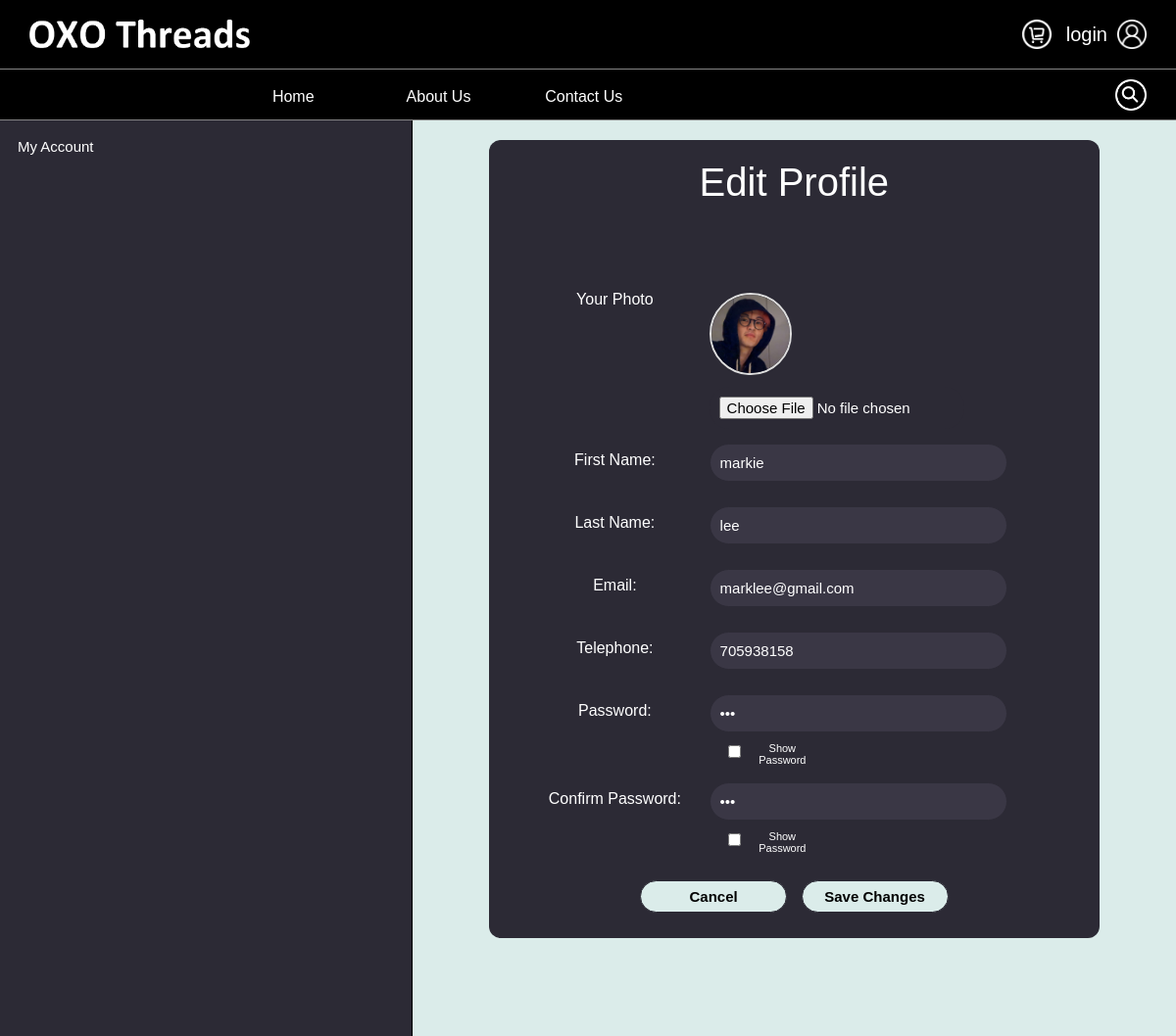
/useraccount-editaccount.php?user_id=1, run on the app's committed database.
### tables this page shows
CREATE TABLE IF NOT EXISTS `customers` (
  `customer_id` int NOT NULL AUTO_INCREMENT,
  `fname` varchar(50) NOT NULL,
  `lname` varchar(50) NOT NULL,
  `email` varchar(150) NOT NULL,
  `telephone` int NOT NULL,
  `userimage` varchar(50) NOT NULL,
  `password` varchar(50) NOT NULL,
  `confirmpassword` varchar(50) NOT NULL,
  `status` int NOT NULL,
  PRIMARY KEY (`customer_id`)
);

### useraccount-editaccount.php (the view, shortened to what this page needs)
<?php
$connection = mysqli_connect("localhost", "root", "", "oxothreads", 3306);
$user_id = mysqli_real_escape_string($connection, $_GET['user_id']);
$sql = "SELECT * FROM `customers` WHERE `customer_id` = $user_id";
$result = mysqli_query($connection, $sql);
if ($result && mysqli_num_rows($result) > 0) {
    $customer = mysqli_fetch_assoc($result);
} else {
    die("customer not found");
}
?>
<!DOCTYPE html>
<html lang="en">
<head>
    <link rel="stylesheet" href="css/userStyles.css">
    <link rel="stylesheet" href="css/style.css">
    <link rel="stylesheet" href="https://cdnjs.cloudflare.com/ajax/libs/font-awesome/4.7.0/css/font-awesome.min.css">
</head>
<body>
    <?php include 'usernavbar.php';?>
    <div class="usercontainer-main">
        <div class="user-nav-column">
            <div class="user-navtab">
                <button class="nav-tab">My Account</button>
            </div>
        </div>
        <div class="user-contentcolumn">
            <div class="profile">
                <div class="content">
                    <h1>Edit Profile</h1>
                    <form action="" method="post" enctype="multipart/form-data">
                        <fieldset>
                            <div class="column-35">
                                <label class="avatar" for="avatar">Your Photo</label>
                            </div>
                            <div class="column-65">
                                <div class="photo" title="Upload your Avatar!">
                                    <img src="<?php echo $customer['userimage']; ?>">
                                </div>
                                <input name="userimage" type="file" class="btn" />
                            </div>
                        </fieldset>
                        <fieldset>
                            <div class="column-35">
                                <label for="fname">First Name:</label>
                            </div>
                            <div class="column-65">
                                <input type="text" name="fname" id="fname" value="<?php echo $customer['fname']; ?>" required />
                            </div>
                        </fieldset>
                        <fieldset>
                            <div class="column-35">
                                <label for="lname">Last Name:</label>
                            </div>
                            <div class="column-65">
                                <input type="text" name="lname" id="lname" value="<?php echo $customer['lname']; ?>" required />
                            </div>
                        </fieldset>
                        <fieldset>
                            <div class="column-35">
                                <label for="email">Email:</label>
                            </div>
                            <div class="column-65">
                                <input type="text" name="email" id="email" value="<?php echo $customer['email']; ?>" required />
                            </div>
                        </fieldset>
                        <fieldset>
                            <div class="column-35">
                                <label for="telephone">Telephone:</label>
                            </div>
                            <div class="column-65">
                                <input type="number" name="telephone" id="telephone" value="<?php echo $customer['telephone']; ?>" required />
                            </div>
                        </fieldset>
                        <fieldset>
                            <div class="column-35">
                                <label for="password">Password:</label>
                            </div>
                            <div class="column-65">
                                <input type="password" name="password" id="password" value="<?php echo $customer['password']; ?>" required />
                                <div style="display:flex; flex-direction: row; font-size:11px; color:#fff;">
                                <input type="checkbox" onclick="showPassword()">Show Password
                                </div>
                            </div>
                        </fieldset>
                        <fieldset>
                            <div class="column-35">
                                <label for="confirmpassword">Confirm Password:</label>
                            </div>
                            <div class="column-65">
                                <input type="password" id="confirmpassword" name="confirmpassword" value="<?php echo $customer['confirmpassword']; ?>" required />
                                <div style="display:flex; flex-direction: row; font-size:11px; color:#fff;">
                                <input type="checkbox" onclick="showConfirmPassword()">Show Password
                                </div>
                            </div>
                        </fieldset>
                        <fieldset>
                            <input type="reset" name="editprofilebtnCancel" class="editprofilebtn cancel" value="Cancel" />
                            <input type="submit" name="editprofilebtn" class="editprofilebtn" value="Save Changes" />
                        </fieldset>
                    </form>
                </div>
            </div>
        </div>
    </div>
</body>
</html>

### css/userStyles.css (style rules this page uses)
body { width: 100%; margin: 0px 0px; font-family: Helvetica, Arial, sans-serif; }
.nav-tab { background-color: #2C2A35; color: #fff; cursor: pointer; padding: 18px; width: 100%; border: none; text-align: left; outline: none; font-size: 15px; transition: 0.4s; }
.nav-tab { background-color: #2C2A35; color: #fff; cursor: pointer; width: 100%; border: none; text-align: left; outline: none; font-size: 15px; text-decoration: none; }
.usercontainer-main { width: 100%; display: flex; flex-direction: row; }
.user-nav-column { width: 35%; display: flex; flex-direction: column; background-color: #2C2A35; border-right: 1px #000 solid; }
.user-navtab { width: 100%; }
.user-contentcolumn { width: 65%; display: flex; background-color: #DBECEA; }
.profile { height: auto; width: 75%; margin: 20px auto; margin-bottom: 100px; background-color: #2C2A35; border-radius: 12px; }
.content { min-height: 100%; height: 100%; width: 95%; margin: 2.5% auto; left: 0; right: 0; top: 0; bottom: 0; overflow: hidden; }
.photo { position: relative; width: 100%; border-radius: 5px; margin: 10px 0 2.5px; display: flex; }
.photo img { width: 80px; height: 80px; overflow: hidden; background-size: 100%; border-radius: 100%; border: 2px solid #ddd; }
input[type="file"] { color: #fff; font-size: 15px; background-color: #2C2A35; width: 240px; margin: 10px 0 0 0; border: none; }
.column-35 label { color: #fff; line-height: 2.1em; margin-left: 10px; }
fieldset textarea,input { width: 75%; margin-bottom: 10px; border-radius: 20px; font-size: 15px; padding: 10px 10px; color: #fff; border: #2C2A35 1px solid; background-color: #3a3745; }
.column-35 { width: 35%; float: left; font-weight: 500; }
.column-65 { position: relative; width: 65%; float: right; font-weight: 300; font-size: 17px; display: flex; flex-direction: column; align-content: flex-start; align-items: flex-start; flex-wrap: wrap; }
.content h1 { text-align: center; color: #fff; font-size: 40px; font-weight: 200; margin: 5px auto 75px auto; }
fieldset { text-align: center; margin-bottom: 5px; padding: 5px; box-sizing: border-box; border:none; }
fieldset .editprofilebtn { margin: 10px 5px 0 5px; border-radius:25px; color: #000; background: #DBECEA; border-color: #2C2A35 ; height: 33px; width: 150px; font-weight: bold; cursor: pointer; padding: 0px 17px 0px 17px; }
@media only screen and (min-width: 768px) { .profile { width: 80%; } }

### css/style.css (style rules this page uses)
body { width: 100%; margin: 0px 0px; font-family: Helvetica, Arial, sans-serif; }

### data on the page
customers: userimage (picture), fname "markie", lname "lee", email "marklee@gmail.com", telephone "705938158"
